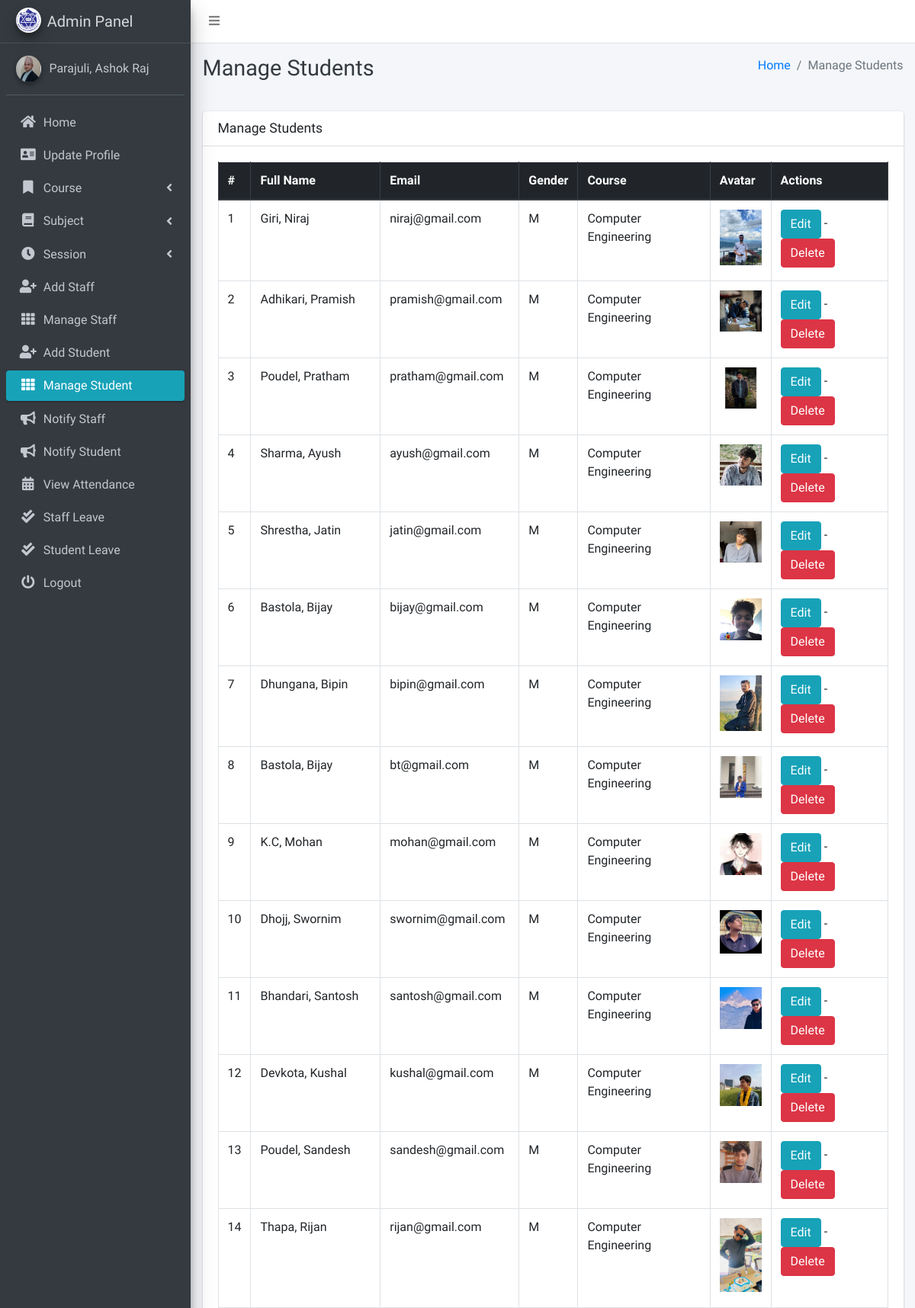
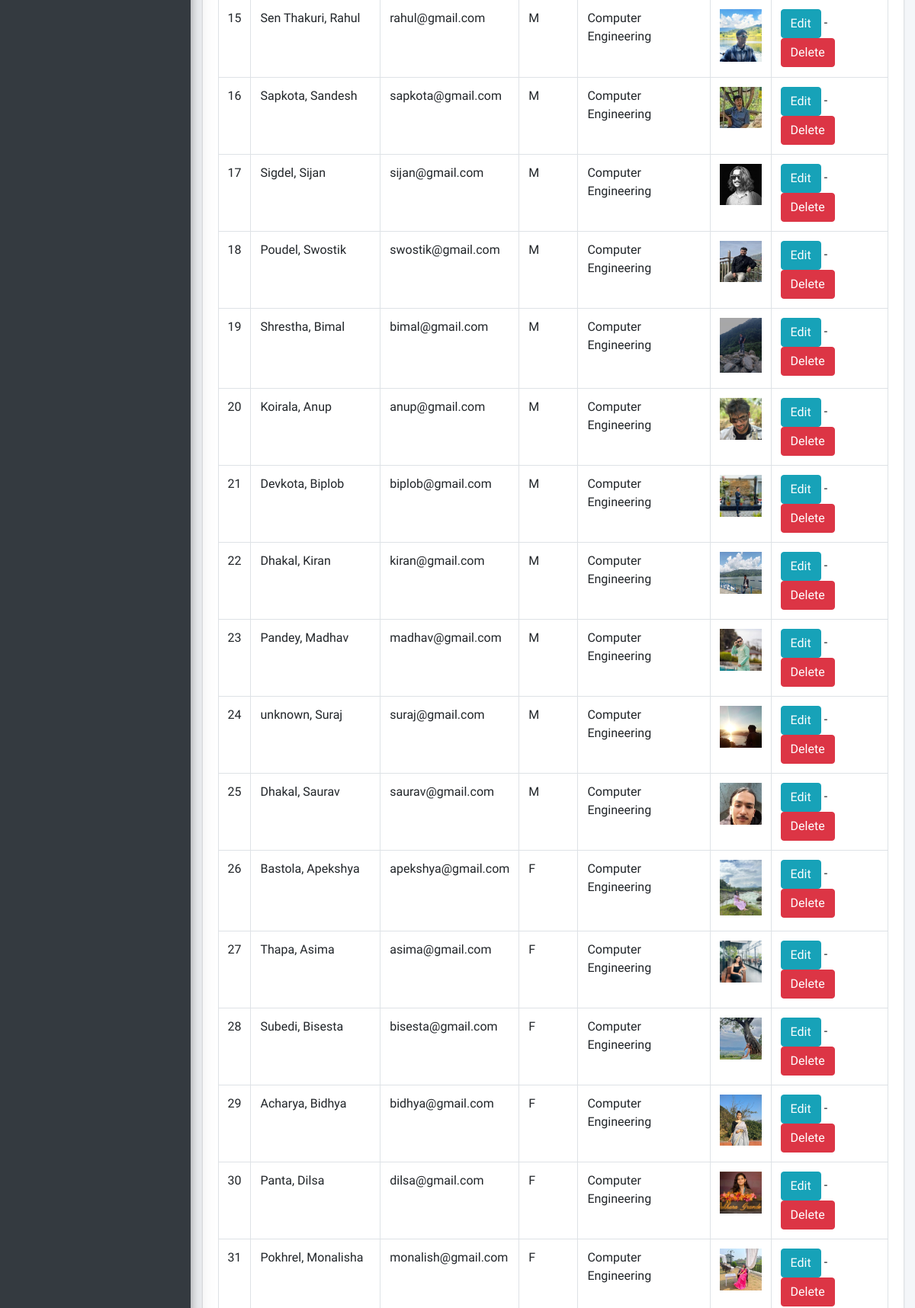
Page /student/manage/ (signed in, upper part) on the committed database (2 pictures, top to bottom).
### main_app/models.py (models this page shows, shortened)
class CustomUser(AbstractUser):
    USER_TYPE = ((1, "HOD"), (2, "Staff"), (3, "Student"))
    GENDER = [("M", "Male"), ("F", "Female")]
    username = None  # Removed username, using email instead
    email = models.EmailField(unique=True)
    user_type = models.CharField(default=1, choices=USER_TYPE, max_length=1)
    gender = models.CharField(max_length=1, choices=GENDER)
    profile_pic = models.ImageField()
    address = models.TextField()
    fcm_token = models.TextField(default="")  # For firebase notifications
    created_at = models.DateTimeField(auto_now_add=True)
    updated_at = models.DateTimeField(auto_now=True)
    USERNAME_FIELD = "email"
    REQUIRED_FIELDS = []
    objects = CustomUserManager()
    def __str__(self):
        return self.last_name + ", " + self.first_name

class Student(models.Model):
    admin = models.OneToOneField(CustomUser, on_delete=models.CASCADE)
    course = models.ForeignKey(Course, on_delete=models.DO_NOTHING, null=True, blank=False)
    session = models.ForeignKey(Session, on_delete=models.DO_NOTHING, null=True)

class Course(models.Model):
    name = models.CharField(max_length=120)
    created_at = models.DateTimeField(auto_now_add=True)
    updated_at = models.DateTimeField(auto_now=True)

### main_app/hod_views.py (the view)
# urls.py: path("student/manage/", hod_views.manage_student, name='manage_student'),
def manage_student(request):
    students = CustomUser.objects.filter(user_type=3)
    context = {
        'students': students,
        'page_title': 'Manage Students'
    }
    return render(request, "hod_template/manage_student.html", context)

### main_app/templates/hod_template/manage_student.html
{% extends 'main_app/base.html' %}
{% load static %}
{% block page_title %}{{page_title}}{% endblock page_title %}
{% block content %}
<section class="content">
    <div class="container-fluid">
        <div class="row">
            <div class="col-md-12">
                <div class="card">
                    <div class="card-header">
                        <h3 class="card-title">{{page_title}}</h3>
                    </div>
                    <div class="card-body">
                        <table id="example2" class="table table-bordered table-hover">
                            <thead class="thead-dark">
                                <tr>
                                    <th>#</th>
                                    <th>Full Name</th>
                                    <th>Email</th>
                                    <th>Gender</th>
                                    <th>Course</th>
                                    <th>Avatar</th>
                                    <th>Actions</th>
                                </tr>
                            </thead>
                            <tbody>
                                {% for student in students %}
                                <tr>
                                    <td>{{ forloop.counter }}</td>
                                    <td>{{student.last_name}}, {{student.first_name}}</td>
                                    <td>{{student.email}}</td>
                                    <td>{{student.gender}}</td>
                                    <td>{{student.student.course.name}}</td>
                                    <td>
                                        {% if student.profile_pic == ""  %}
                                        No Image
                                        {% else %}
                                        <img class="img img-fluid mb-2" height="56" width="56"
                                            src="{{student.profile_pic}}" alt="">
                                        {% endif %}
                                    </td>
                                    <td><a href="{% url 'edit_student' student.student.id %}" class="btn btn-info">Edit</a> -
                                        <a href="{% url 'delete_student' student.student.id %}" class="btn btn-danger" onclick="return confirm('Are you sure about this ?')">Delete</a>
                                    </td>
                                </tr>
                                {% endfor %}
                            </tbody>
                        </table>
                    </div>
                </div>
            </div>
        </div>
    </div>
</section>
{% endblock content %}

### main_app/templates/main_app/sidebar_template.html (shortened to what this page needs)
{% load static %}
<aside class="main-sidebar sidebar-dark-info elevation-4">
    {% if request.user.user_type == '1' %}
    <a href="{% url 'admin_home' %}" class="brand-link">
        <img src="{% static 'dist/img/gces.png' %} " alt="AdminLTE Logo"
            class="brand-image img-circle elevation-3" >
        <span class="brand-text font-weight-light">Admin Panel</span>
    </a>
    <div class="sidebar">
        <div class="user-panel mt-3 pb-3 mb-3 d-flex">
            <div class="image">
                <img src="{{ request.user.profile_pic}}" class="img-circle elevation-2" alt="User Image">
            </div>
            <div class="info">
                <a href="#" class="d-block">{{user}}</a>
            </div>
        </div>
        <nav class="mt-2">
            <ul class="nav nav-pills nav-sidebar flex-column" data-widget="treeview" role="menu" data-accordion="false">
                <li class="nav-item">
                    {% url 'admin_home' as admin_home %}
                    <a href="{{admin_home}}" class="nav-link {% if admin_home == request.path %} active {% endif %}">
                        <i class="nav-icon fas fa-home"></i>
                        <p>
                            Home
                        </p>
                    </a>
                </li>
                <li class="nav-item">
                    {% url 'admin_view_profile' as admin_view_profile %}
                    <a href="{{admin_view_profile}}"
                        class="nav-link {% if admin_view_profile == request.path %} active {% endif %}">
                        <i class="nav-icon fas fa-address-card"></i>
                        <p>
                            Update Profile
                        </p>
                    </a>
                </li>
                <li class="nav-item has-treeview">
                    <a href="#" class="nav-link">
                        <i class="nav-icon fas fa-bookmark"></i>
                        <p>
                            Course
                            <i class="fas fa-angle-left right"></i>
                        </p>
                    </a>
                </li>
                <li class="nav-item has-treeview">
                    <a href="#" class="nav-link">
                        <i class="nav-icon fas fa-book"></i>
                        <p>
                            Subject
                            <i class="fas fa-angle-left right"></i>
                        </p>
                    </a>
                </li>
                <li class="nav-item has-treeview">
                    <a href="#" class="nav-link">
                        <i class="nav-icon fas fa-clock"></i>
                        <p>
                            Session
                            <i class="fas fa-angle-left right"></i>
                        </p>
                    </a>
                </li>
                <li class="nav-item">
                    {% url 'add_staff' as add_staff %}
                    <a href="{{add_staff}}" class="nav-link {% if add_staff == request.path %} active {% endif %}">
                        <i class="nav-icon fas fa-user-plus"></i>
                        <p>
                            Add Staff
                        </p>
                    </a>
                </li>
                <li class="nav-item">
                    {% url 'manage_staff' as manage_staff %}
                    {% url 'edit_staff' staff_id as edit_staff %}
                    <a href="{{manage_staff}}"
                        class="nav-link {% if manage_staff == request.path or request.path == edit_staff %} active {% endif %}">
                        <i class="nav-icon fas fa-th"></i>
                        <p>
                            Manage Staff
                        </p>
                    </a>
                </li>
                <li class="nav-item">
                    {% url 'add_student' as add_student%}
                    <a href="{{add_student}}" class="nav-link  {% if add_student == request.path %} active {% endif %}">
                        <i class="nav-icon fas fa-user-plus"></i>
                        <p>
                            Add Student
                        </p>
                    </a>
                </li>
                <li class="nav-item">
                    {% url 'manage_student' as manage_student %}
                    {% url 'edit_student' student_id as edit_student %}
                    <a href="{{manage_student}}"
                        class="nav-link  {% if edit_student == request.path or manage_student == request.path %} active {% endif %}">
                        <i class="nav-icon fas fa-th"></i>
                        <p>
                            Manage Student
                        </p>
                    </a>
                </li>
                <li class="nav-item">
                    {% url 'admin_notify_staff' as admin_notify_staff %}
                    <a href="{{admin_notify_staff}}"
                        class="nav-link {% if admin_notify_staff == request.path %} active {% endif %}">
                        <i class="nav-icon fas fa-bullhorn"></i>
                        <p>
                            Notify Staff
                        </p>
                    </a>
                </li>
                <li class="nav-item">
                    {% url 'admin_notify_student' as admin_notify_student %}
                    <a href="{{admin_notify_student}}"
                        class="nav-link {% if admin_notify_student == request.path %} active {% endif %}">
                        <i class="nav-icon fas fa-bullhorn"></i>
                        <p>
                            Notify Student
                        </p>
                    </a>
                </li>
                <li class="nav-item">
                    {% url 'admin_view_attendance' as admin_view_attendance %}
                <li class="nav-item">
                    <a href="{{admin_view_attendance}}"
                        class="nav-link  {% if admin_view_attendance == request.path %} active {% endif %}">
                        <i class="nav-icon fas fa-calendar-alt"></i>
                        <p>
                            View Attendance
                        </p>
                    </a>
                </li>
                <li class="nav-item">
                    {% url 'view_staff_leave' as view_staff_leave %}
                    <a href="{{view_staff_leave}}"
                        class="nav-link  {% if view_staff_leave == request.path %} active {% endif %}">
                        <i class="nav-icon fas fa-check-double"></i>
                        <p>
                            Staff Leave
                        </p>
                    </a>
                </li>
                <li class="nav-item">
                    {% url 'view_student_leave' as view_student_leave %}
                    <a href="{% url 'view_student_leave' %}"
                        class="nav-link  {% if view_student_leave == request.path %} active {% endif %}">
                        <i class="nav-icon fas fa-check-double"></i>
                        <p>
                            Student Leave
                        </p>
                    </a>
                </li>
                                        {% endif %}
                                        <li class="nav-item">
                                            <a href="{% url 'user_logout' %}"
                                                onclick="return confirm('Your session would be terminated.\n\nProceed?')"
                                                class="nav-link">
                                                <i class="nav-icon fas fa-power-off"></i>
                                                <p>
                                                    Logout
                                                </p>
                                            </a>
                                        </li>
                                    </ul>
                                </nav>
                            </div>
</aside>

### rows in the picture
CustomUser: last_name+first_name "Parajuli, Ashok Raj"
CustomUser: last_name "Giri", first_name "Niraj", email "niraj@gmail.com", gender "M", student.course.name "Computer Engineering", profile_pic (picture)
CustomUser: last_name "Adhikari", first_name "Pramish", email "pramish@gmail.com", gender "M", student.course.name "Computer Engineering", profile_pic (picture)
CustomUser: last_name "Poudel", first_name "Pratham", email "pratham@gmail.com", gender "M", student.course.name "Computer Engineering", profile_pic (picture)
CustomUser: last_name "Sharma", first_name "Ayush", email "ayush@gmail.com", gender "M", student.course.name "Computer Engineering", profile_pic (picture)
CustomUser: last_name "Shrestha", first_name "Jatin", email "jatin@gmail.com", gender "M", student.course.name "Computer Engineering", profile_pic (picture)
CustomUser: last_name "Bastola", first_name "Bijay", email "bijay@gmail.com", gender "M", student.course.name "Computer Engineering", profile_pic (picture)
CustomUser: last_name "Dhungana", first_name "Bipin", email "bipin@gmail.com", gender "M", student.course.name "Computer Engineering", profile_pic (picture)
CustomUser: last_name "Bastola", first_name "Bijay", email "bt@gmail.com", gender "M", student.course.name "Computer Engineering", profile_pic (picture)
CustomUser: last_name "K.C", first_name "Mohan", email "mohan@gmail.com", gender "M", student.course.name "Computer Engineering", profile_pic (picture)
CustomUser: last_name "Dhojj", first_name "Swornim", email "swornim@gmail.com", gender "M", student.course.name "Computer Engineering", profile_pic (picture)
CustomUser: last_name "Bhandari", first_name "Santosh", email "santosh@gmail.com", gender "M", student.course.name "Computer Engineering", profile_pic (picture)
CustomUser: last_name "Devkota", first_name "Kushal", email "kushal@gmail.com", gender "M", student.course.name "Computer Engineering", profile_pic (picture)
CustomUser: last_name "Poudel", first_name "Sandesh", email "sandesh@gmail.com", gender "M", student.course.name "Computer Engineering", profile_pic (picture)
CustomUser: last_name "Thapa", first_name "Rijan", email "rijan@gmail.com", gender "M", student.course.name "Computer Engineering", profile_pic (picture)
CustomUser: last_name "Sen Thakuri", first_name "Rahul", email "rahul@gmail.com", gender "M", student.course.name "Computer Engineering", profile_pic (picture)
CustomUser: last_name "Sapkota", first_name "Sandesh", email "sapkota@gmail.com", gender "M", student.course.name "Computer Engineering", profile_pic (picture)
CustomUser: last_name "Sigdel", first_name "Sijan", email "sijan@gmail.com", gender "M", student.course.name "Computer Engineering", profile_pic (picture)
CustomUser: last_name "Poudel", first_name "Swostik", email "swostik@gmail.com", gender "M", student.course.name "Computer Engineering", profile_pic (picture)
CustomUser: last_name "Shrestha", first_name "Bimal", email "bimal@gmail.com", gender "M", student.course.name "Computer Engineering", profile_pic (picture)
CustomUser: last_name "Koirala", first_name "Anup", email "anup@gmail.com", gender "M", student.course.name "Computer Engineering", profile_pic (picture)
CustomUser: last_name "Devkota", first_name "Biplob", email "biplob@gmail.com", gender "M", student.course.name "Computer Engineering", profile_pic (picture)
CustomUser: last_name "Dhakal", first_name "Kiran", email "kiran@gmail.com", gender "M", student.course.name "Computer Engineering", profile_pic (picture)
CustomUser: last_name "Pandey", first_name "Madhav", email "madhav@gmail.com", gender "M", student.course.name "Computer Engineering", profile_pic (picture)
CustomUser: last_name "unknown", first_name "Suraj", email "suraj@gmail.com", gender "M", student.course.name "Computer Engineering", profile_pic (picture)
CustomUser: last_name "Dhakal", first_name "Saurav", email "saurav@gmail.com", gender "M", student.course.name "Computer Engineering", profile_pic (picture)
CustomUser: last_name "Bastola", first_name "Apekshya", email "apekshya@gmail.com", gender "F", student.course.name "Computer Engineering", profile_pic (picture)
CustomUser: last_name "Thapa", first_name "Asima", email "asima@gmail.com", gender "F", student.course.name "Computer Engineering", profile_pic (picture)
CustomUser: last_name "Subedi", first_name "Bisesta", email "bisesta@gmail.com", gender "F", student.course.name "Computer Engineering", profile_pic (picture)
CustomUser: last_name "Acharya", first_name "Bidhya", email "bidhya@gmail.com", gender "F", student.course.name "Computer Engineering", profile_pic (picture)
CustomUser: last_name "Panta", first_name "Dilsa", email "dilsa@gmail.com", gender "F", student.course.name "Computer Engineering", profile_pic (picture)
CustomUser: last_name "Pokhrel", first_name "Monalisha", email "monalish@gmail.com", gender "F", student.course.name "Computer Engineering", profile_pic (picture)

### other values in the picture
{{ page_title }} "Manage Students"
